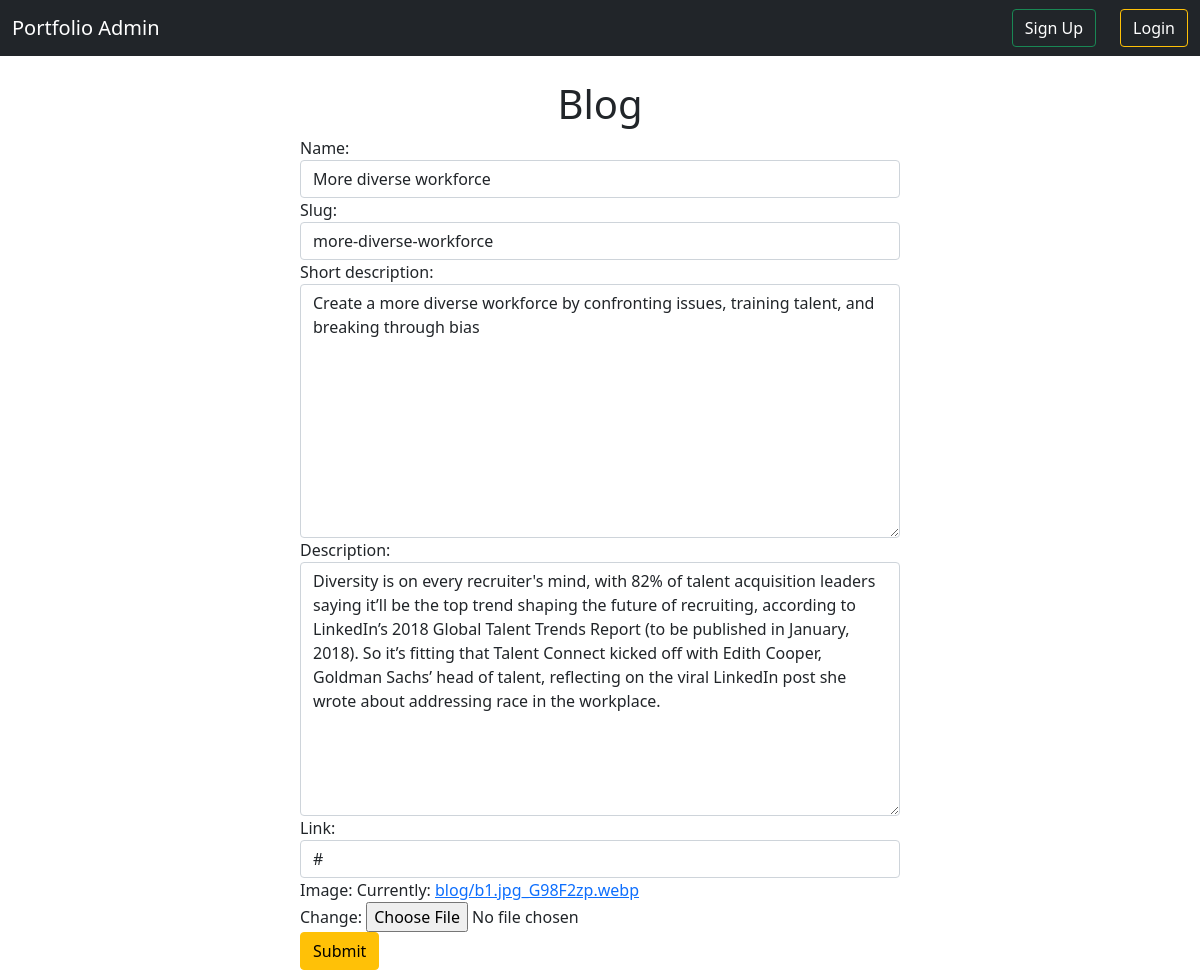
/edit_blog/1, run on the app's committed database.
### portfolio/models.py (models this page shows, shortened)
class Blog(models.Model):
    name = models.CharField(max_length=100)
    slug = models.SlugField(max_length=200, unique=True, null=True)
    short_description = models.TextField(blank=True,null=True)
    description = models.TextField(max_length=500, blank=True)
    image = models.ImageField(upload_to='blog/')
    link = models.CharField(max_length=150)
    created_date = models.DateTimeField(auto_now_add=True)
    modified_date = models.DateTimeField(auto_now=True)
    class Meta:
        db_table = ''
        managed = True
        verbose_name = 'blog'
        verbose_name_plural = 'blogs'

### portfolio/views.py (the view)
# urls.py: path('edit_blog/<int:pk>', views.BlogUpdateView.as_view(), name='edit_blog'),
class BlogUpdateView(UpdateView):
    model = Blog
    template_name = 'create_blog.html'
    form_class = BlogForm
    success_url = reverse_lazy('show_blog')

### portfolio/forms.py
class BlogForm(forms.ModelForm):
    class Meta:
        model = Blog
        fields = ['name', 'slug','short_description','description','link', 'image']

### portfolio/templates/create_blog.html (shortened to what this page needs)
{% extends 'adminbase.html'%}
{% load crispy_forms_tags %}
{% block body %}
    <br/>
<h1 class="text-center">Blog</h1>
<form method="post" style="width: 50%; margin: auto" enctype="multipart/form-data" novalidate>
      {% for fm in form%} {{fm.label_tag}} {{fm}} {{fm.errors|striptags}}
      {% endfor %}
      <br />
      <button class="btn btn-warning" type="submit">Submit</button>
    </form>
{% endblock %}

### data on the page
Blog: form "More diverse workforce" "more-diverse-workforce" "Create a more diverse workforce by confronting issues, training talent, and breaking through bias" "Diversity is on every recruiter's mind, with 82% of talent acquisition leaders saying it’ll be the top trend shaping the future of recruiting, according to LinkedIn’s 2018 Global Talent Trends Report (to be published in January, 2018). So it’s fitting that Talent Connect kicked off with Edith Cooper, Goldman Sachs’ head of talent, reflecting on the viral LinkedIn post she wrote about addressing race in the workplace." "#"

### other printed values
{{ fm.label_tag }} "Name:" "Slug:" "Short description:" "Description:" "Link:" "Image:"
